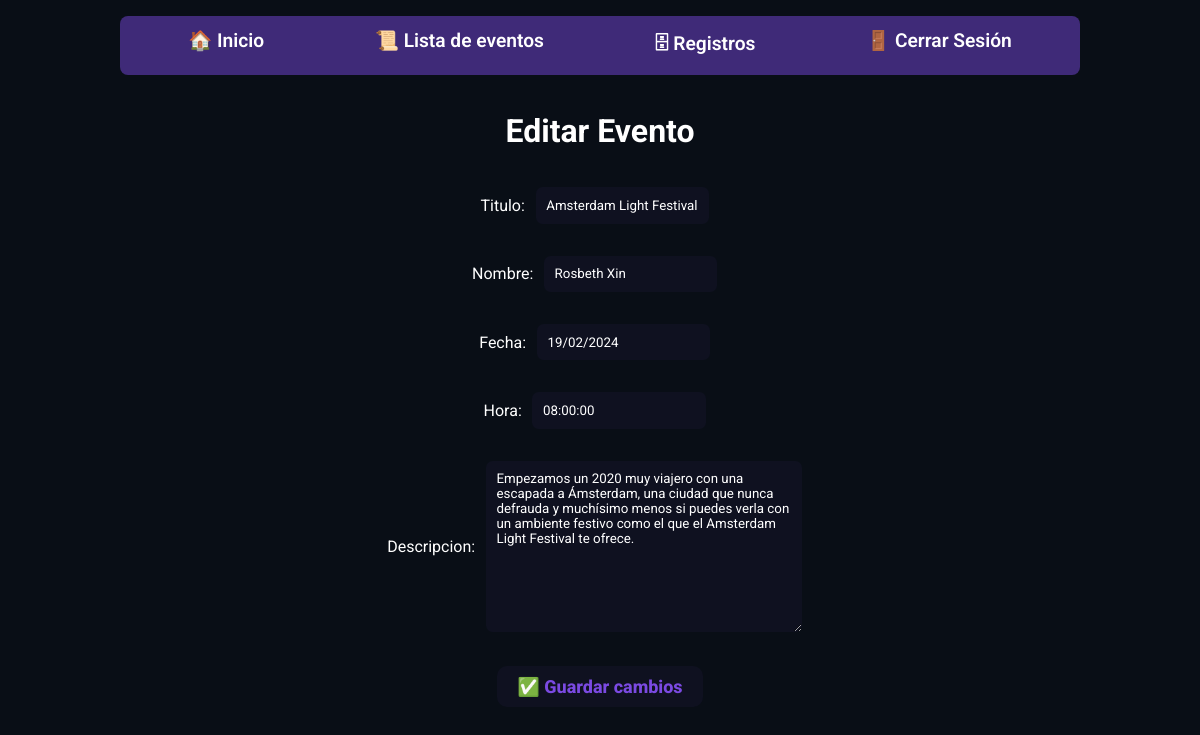
Screenshot of /eventos/editar/4/ (signed in) with the database file from the repository.
### eventoAdmin/models.py (models this page shows)
class Evento(models.Model):
    titulo = models.CharField(max_length=200)
    nombre = models.CharField(max_length=200, default="")
    fecha = models.DateField()
    hora = models.TimeField(null=True)
    descripcion = models.TextField()

### eventoAdmin/views.py (the view)
# urls.py: path('editar/<int:evento_id>/', views.editar_evento, name='editar_evento'),
@login_required # Sesion de administrador necesaria
def editar_evento(request, evento_id):
    evento = get_object_or_404(Evento, id=evento_id)
    if request.method == 'POST':
        form = EventoForm(request.POST, instance=evento)
        if form.is_valid():
            form.save()
            return redirect('lista_eventos')
    else:
        form = EventoForm(instance=evento)
    return render(request, 'editarEvento.html', {'form': form})

### eventoAdmin/forms.py
class EventoForm(forms.ModelForm):
    class Meta:
        model = Evento
        fields = ['titulo', 'nombre', 'fecha', 'hora', 'descripcion']

### eventoAdmin/templates/editarEvento.html
{% extends "base.html" %}
{% block content %}
{% load static %}
<link rel="stylesheet" type="text/css" href="{% static 'css/editarEvento.css' %}"/>
<div class="mainConta">
  <h1 class="titulos">Editar Evento</h1>
  <form class="formEdit" method="post">
    {% csrf_token %} {{ form.as_p }}
    <button class="btnPrincipal" type="submit">✅ Guardar cambios</button>
  </form>
</div>
{% endblock %}

### Inicio/static/css/base.css (style rules this page uses)
* { font-family: "Roboto", sans-serif; box-sizing: border-box; margin: none; padding: none; }
html { background-color: #090e16; padding: 0; margin: 0; }
body { padding: 0; margin: 0; }

### eventoAdmin/static/css/editarEvento.css (style rules this page uses)
* { box-sizing: border-box; margin: none; padding: none; }
html { background-color: #090e16; padding: 0; margin: 0; }
body { padding: 0; margin: 0; }
.mainConta { color: #fff; font-family: "Roboto", sans-serif; display: flex; flex-direction: column; align-items: center; width: 100%; height: auto; }
.btnPrincipal { margin: 1em 1em; border: none; box-shadow: none; padding: 10px 20px; color: #7b4ae2; font-size: large; font-weight: 800; border-radius: 10px; background-color: #0f1120; width: auto; text-decoration: none; transition: all 0.1s; }
.formEdit { display: flex; flex-direction: column; justify-content: center; align-items: center; }
input { margin: 0 0.8em; background-color: #0f1120; box-shadow: none; border: none; border-radius: 0.5em; padding: 0.8em; color: #fff; }
p { display: flex; justify-content: center; align-items: center; }
textarea { margin: 0 0.8em; background-color: #0f1120; box-shadow: none; border: none; border-radius: 0.5em; padding: 0.8em; color: #fff; }

### rows the page displays
Evento: titulo "Amsterdam Light Festival", nombre "Rosbeth Xin", fecha "19/02/2024", hora "08:00:00", descripcion "Empezamos un 2020 muy viajero con una escapada a Ámsterdam, una ciudad que nunca defrauda y muchísimo menos si puedes verla con un ambiente festivo como el que el Amsterdam Light Festival te ofrece."
